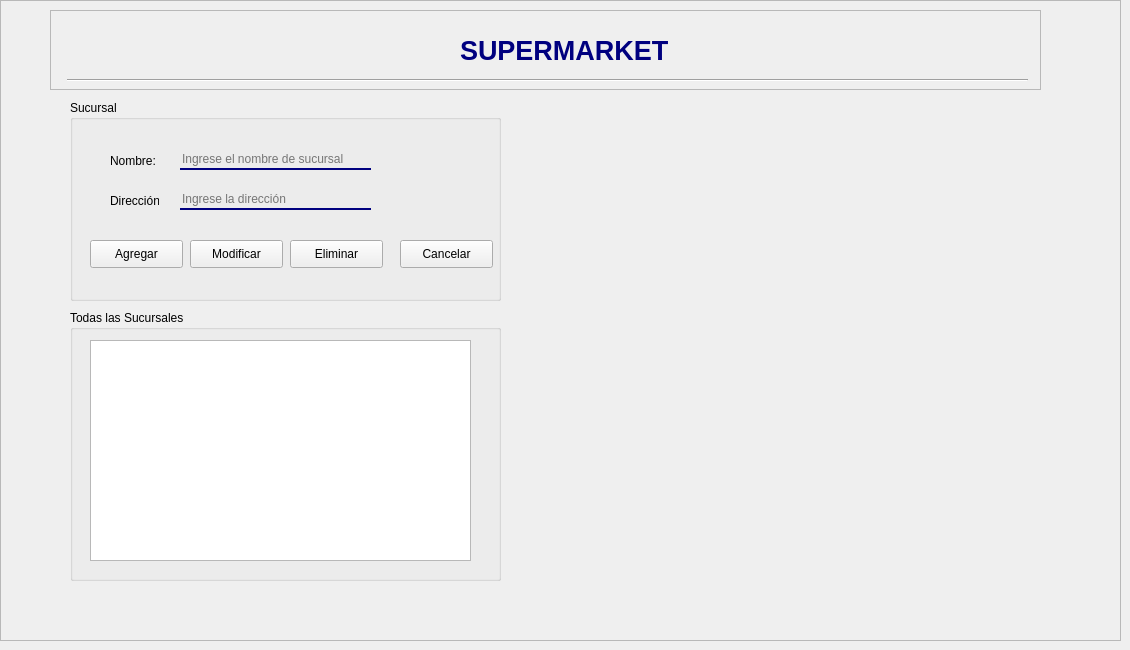
     <widget class="QWidget" name="pag_inicio">
      <widget class="QFrame" name="frame_10">
       <property name="geometry">
        <rect>
         <x>0</x>
         <y>0</y>
         <width>1121</width>
         <height>641</height>
        </rect>
       </property>
       <property name="frameShape">
        <enum>QFrame::StyledPanel</enum>
       </property>
       <property name="frameShadow">
        <enum>QFrame::Raised</enum>
       </property>
       <widget class="QGroupBox" name="groupBox_11">
        <property name="geometry">
         <rect>
          <x>70</x>
          <y>100</y>
          <width>431</width>
          <height>201</height>
         </rect>
        </property>
        <property name="layoutDirection">
         <enum>Qt::LeftToRight</enum>
        </property>
        <property name="title">
         <string>Sucursal</string>
        </property>
        <widget class="QLabel" name="label_21">
         <property name="geometry">
          <rect>
           <x>40</x>
           <y>50</y>
           <width>46</width>
           <height>21</height>
          </rect>
         </property>
         <property name="text">
          <string>Nombre:</string>
         </property>
        </widget>
        <widget class="QLabel" name="label_25">
         <property name="geometry">
          <rect>
           <x>40</x>
           <y>90</y>
           <width>49</width>
           <height>21</height>
          </rect>
         </property>
         <property name="text">
          <string>Dirección: </string>
         </property>
        </widget>
        <widget class="QPushButton" name="btnAgrSuc">
         <property name="geometry">
          <rect>
           <x>20</x>
           <y>140</y>
           <width>93</width>
           <height>28</height>
          </rect>
         </property>
         <property name="text">
          <string>Agregar</string>
         </property>
         <property name="icon">
          <iconset>
           <normaloff>imagenes/agregar-contacto.png</normaloff>imagenes/agregar-contacto.png</iconset>
         </property>
        </widget>
        <widget class="QLineEdit" name="txtNomSucur">
         <property name="enabled">
          <bool>true</bool>
         </property>
         <property name="geometry">
          <rect>
           <x>110</x>
           <y>50</y>
           <width>191</width>
           <height>20</height>
          </rect>
         </property>
         <property name="styleSheet">
          <string notr="true">background-color:rgba(0,0,0,0);
border:none;
border-bottom:2px solid rgba(0, 0, 127,255);
color: rgb(0, 0, 0);
padding-botom:7px;</string>
         </property>
         <property name="placeholderText">
          <string>Ingrese el nombre de sucursal</string>
         </property>
        </widget>
        <widget class="QLineEdit" name="txtDirSucur">
         <property name="enabled">
          <bool>true</bool>
         </property>
         <property name="geometry">
          <rect>
           <x>110</x>
           <y>90</y>
           <width>191</width>
           <height>20</height>
          </rect>
         </property>
         <property name="styleSheet">
          <string notr="true">background-color:rgba(0,0,0,0);
border:none;
border-bottom:2px solid rgba(0, 0, 127,255);
color: rgb(0, 0, 0);
padding-botom:7px;</string>
         </property>
         <property name="placeholderText">
          <string>Ingrese la dirección</string>
         </property>
        </widget>
        <widget class="QPushButton" name="btnEditSuc">
         <property name="geometry">
          <rect>
           <x>120</x>
           <y>140</y>
           <width>93</width>
           <height>28</height>
          </rect>
         </property>
         <property name="styleSheet">
          <string notr="true"/>
         </property>
         <property name="text">
          <string>Modificar</string>
         </property>
         <property name="icon">
          <iconset>
           <normaloff>imagenes/boligrafo.png</normaloff>imagenes/boligrafo.png</iconset>
         </property>
        </widget>
        <widget class="QPushButton" name="btnElimSuc">
         <property name="geometry">
          <rect>
           <x>220</x>
           <y>140</y>
           <width>93</width>
           <height>28</height>
          </rect>
         </property>
         <property name="styleSheet">
          <string notr="true"/>
         </property>
         <property name="text">
          <string>Eliminar</string>
         </property>
         <property name="icon">
          <iconset>
           <normaloff>imagenes/borrar.png</normaloff>imagenes/borrar.png</iconset>
         </property>
        </widget>
        <widget class="QPushButton" name="btnBuscSuc">
         <property name="enabled">
          <bool>true</bool>
         </property>
         <property name="geometry">
          <rect>
           <x>320</x>
           <y>50</y>
           <width>31</width>
           <height>21</height>
          </rect>
         </property>
         <property name="styleSheet">
          <string notr="true">QPushButton{
	border-radius: None;
}

QPushButton:hover{
	border: 2px solid #173264;

}</string>
         </property>
         <property name="text">
          <string/>
         </property>
         <property name="icon">
          <iconset>
           <normaloff>imagenes/lupa.png</normaloff>imagenes/lupa.png</iconset>
         </property>
         <property name="iconSize">
          <size>
           <width>20</width>
           <height>20</height>
          </size>
         </property>
        </widget>
        <widget class="QPushButton" name="btn_cancelarSuc">
         <property name="geometry">
          <rect>
           <x>330</x>
           <y>140</y>
           <width>93</width>
           <height>28</height>
          </rect>
         </property>
         <property name="styleSheet">
          <string notr="true"/>
         </property>
         <property name="text">
          <string>Cancelar</string>
         </property>
        </widget>
       </widget>
       <widget class="QFrame" name="frame_11">
        <property name="geometry">
         <rect>
          <x>50</x>
          <y>10</y>
          <width>991</width>
          <height>80</height>
         </rect>
        </property>
        <property name="frameShape">
         <enum>QFrame::StyledPanel</enum>
        </property>
        <property name="frameShadow">
         <enum>QFrame::Raised</enum>
        </property>
        <widget class="QLabel" name="label_67">
         <property name="geometry">
          <rect>
           <x>920</x>
           <y>10</y>
           <width>61</width>
           <height>51</height>
          </rect>
         </property>
         <property name="text">
          <string/>
         </property>
         <property name="pixmap">
          <pixmap>imagenes/istockphoto-1138644570-612x612.jpg</pixmap>
         </property>
         <property name="scaledContents">
          <bool>true</bool>
         </property>
        </widget>
        <widget class="Line" name="line_5">
         <property name="geometry">
          <rect>
           <x>17</x>
           <y>60</y>
           <width>961</width>
           <height>20</height>
          </rect>
         </property>
         <property name="orientation">
          <enum>Qt::Horizontal</enum>
         </property>
        </widget>
        <widget class="QLabel" name="label_68">
         <property name="geometry">
          <rect>
           <x>410</x>
           <y>20</y>
           <width>301</width>
           <height>41</height>
          </rect>
         </property>
         <property name="font">
          <font>
           <family>Tahoma</family>
           <pointsize>20</pointsize>
           <weight>75</weight>
           <bold>true</bold>
          </font>
         </property>
         <property name="text">
          <string>&lt;html&gt;&lt;head/&gt;&lt;body&gt;&lt;p&gt;&lt;span style=&quot; color:#00007f;&quot;&gt;SUPERMARKET&lt;/span&gt;&lt;/p&gt;&lt;/body&gt;&lt;/html&gt;</string>
         </property>
         <property name="textFormat">
          <enum>Qt::AutoText</enum>
         </property>
        </widget>
       </widget>
       <widget class="QLabel" name="label_3">
        <property name="geometry">
         <rect>
          <x>610</x>
          <y>150</y>
          <width>431</width>
          <height>381</height>
         </rect>
        </property>
        <property name="text">
         <string/>
        </property>
        <property name="pixmap">
         <pixmap>imagenes/istockphoto-1138644570-612x612.jpg</pixmap>
        </property>
        <property name="scaledContents">
         <bool>true</bool>
        </property>
       </widget>
       <widget class="QGroupBox" name="groupBox_12">
        <property name="geometry">
         <rect>
          <x>70</x>
          <y>310</y>
          <width>431</width>
          <height>271</height>
         </rect>
        </property>
        <property name="title">
         <string>Todas las Sucursales</string>
        </property>
        <widget class="QTableWidget" name="tableWidget">
         <property name="geometry">
          <rect>
           <x>20</x>
           <y>30</y>
           <width>381</width>
           <height>221</height>
          </rect>
         </property>
        </widget>
       </widget>
      </widget>
     </widget>
